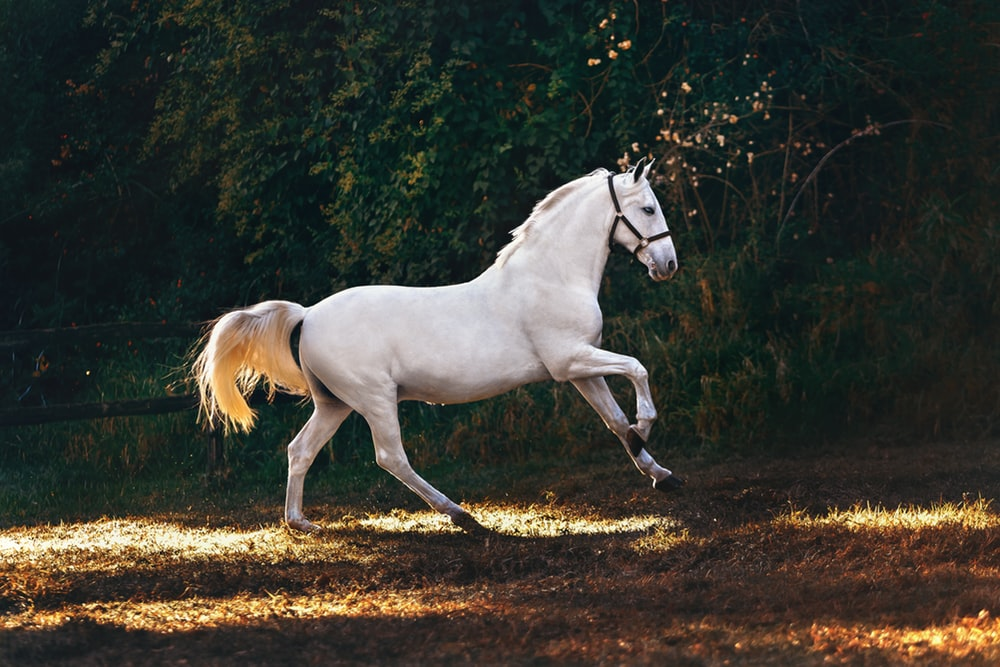
#> input picture Digital Image Processing/OpenCV/gallery/hourse.jpeg, 1000 x 667 px, found by its file name
$ python rotateImg.py
#> lines starting #> are read from the running program, lines starting #| are printed output that depends on the picture
import cv2
import numpy as np


hourseImg = cv2.imread("../../gallery/hourse.jpeg", cv2.IMREAD_COLOR)
#> hourseImg is the input picture: shape (667, 1000, 3); mean B, G, R 49.1, 57, 57.5
height, width, chn = hourseImg.shape
#> height = 667; width = 1000; chn = 3
transMatrix = cv2.getRotationMatrix2D(center=(width/2, height/2), angle=0, scale=2)
#> transMatrix = [[2, 0, -500], [0, 2, -333.5]]
transImg = cv2.warpAffine(hourseImg, transMatrix, (width, height))
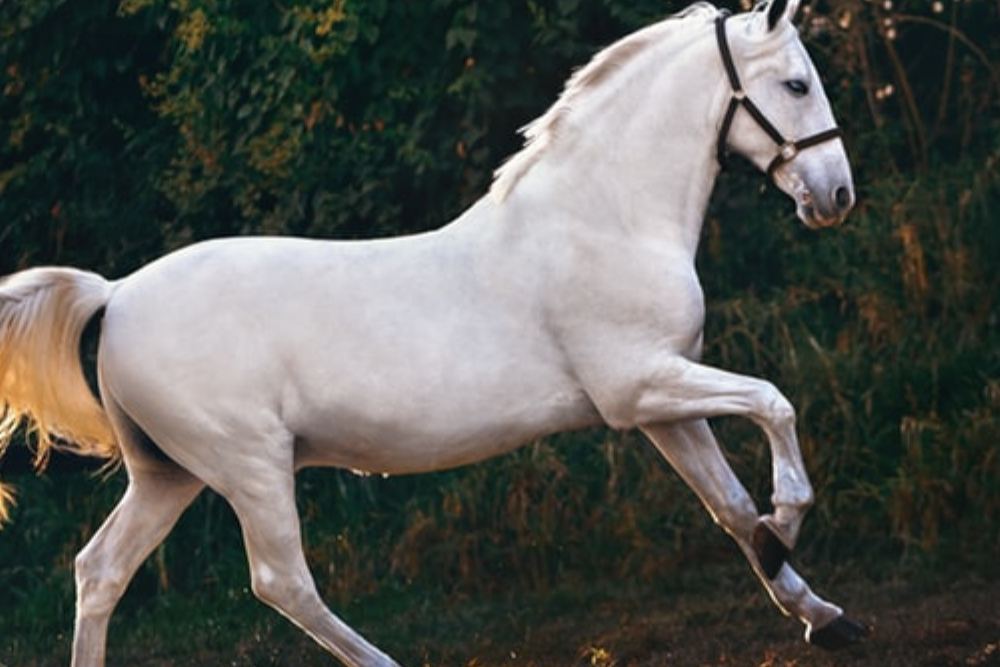
#> transImg: shape (667, 1000, 3); mean B, G, R 82.1, 86.9, 85


cv2.imshow("img", hourseImg)
cv2.imshow("transformed-img", transImg)

cv2.waitKey(0)
cv2.destroyAllWindows()
